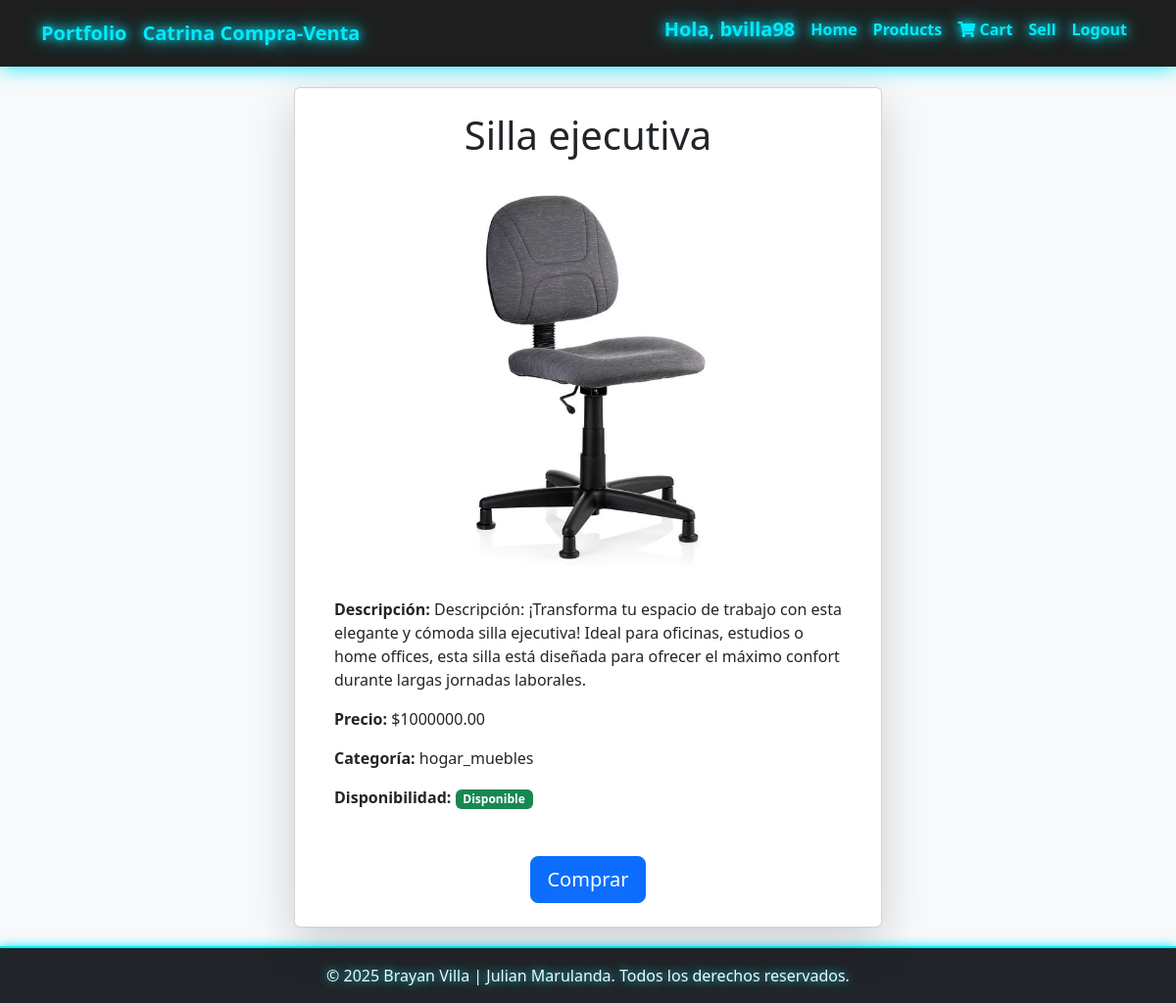
Screenshot of /catrina/buy_product/1 (signed in) with the database file from the repository.
### productos/models.py (models this page shows, shortened)
class Product(models.Model):
    name = models.CharField(max_length=255)
    description = models.TextField()
    price = models.DecimalField(max_digits=10, decimal_places=2)
    date = models.DateTimeField(auto_now_add=True)
    is_available = models.BooleanField(default=True)
    category = models.CharField(max_length=50, choices=CATEGORY_CHOICES, default='Electronica')
    image = models.ImageField(
        upload_to='products/',
        blank=True,  # Permite dejarlo vacío en la base de datos
        null=True,   # Permite valores nulos en la base de datos
        validators=[FileExtensionValidator(allowed_extensions=['jpg', 'jpeg', 'png', 'gif', 'bmp', 'webp'])])

### productos/views.py (the view)
# urls.py: path('buy_product/<int:product_id>', views.buy_product, name='buy_product'),
@login_required
def buy_product(request, product_id):
    product = get_object_or_404(Product, pk=product_id)
    context = {'product': product}
    return render(request, 'productos/buy_product.html', context)

### productos/templates/productos/buy_product.html
{% extends "productos/product_base.html" %}
{% block content %}
  <main class="container d-flex justify-content-center align-items-center vh-100" style="min-height: 80vh; margin-top: 50px; margin-button: 10px;">
    <div class="card shadow-lg p-4" style="max-width: 600px; width: 100%;">
      <div class="text-center">
        <h1 class="mb-3">{{ product.name }}</h1>
      </div>
      {% if product.image %}
        <div class="text-center mb-3">
          <img src="{{ product.image.url }}" alt="{{ product.name }}" class="img-fluid rounded" style="max-width: 100%; height: auto;" />
        </div>
      {% else %}
        <p class="text-center text-muted">
          <em>No hay imagen disponible</em>
        </p>
      {% endif %}
      <div class="card-body">
        <p>
          <strong>Descripción:</strong> {{ product.description }}
        </p>
        <p>
          <strong>Precio:</strong> ${{ product.price }}
        </p>
        <p>
          <strong>Categoría:</strong> {{ product.category }}
        </p>
        <p>
          <strong>Disponibilidad:</strong>
          {% if product.is_available %}
            <span class="badge bg-success">Disponible</span>
          {% else %}
            <span class="badge bg-danger">No disponible</span>
          {% endif %}
        </p>
      </div>
      <div class="text-center mt-3">
        {% if product.is_available %}
          <a href="{% url 'products:order_product' product.id %}" class="btn btn-primary btn-lg">Comprar</a>
        {% else %}
          <button class="btn btn-secondary btn-lg" disabled>Compra no disponible</button>
          <p class="text-danger mt-2">
            <strong>Este producto no está disponible para la compra.</strong>
          </p>
        {% endif %}
      </div>
    </div>
  </main>
{% endblock %}

### productos/templates/productos/product_base.html (shortened to what this page needs)
{% load static %}
<!DOCTYPE html>
<html lang="en">
  <head>
    <link rel="stylesheet" href="https://cdn.jsdelivr.net/npm/bootstrap@5.3.3/dist/css/bootstrap.min.css" />
    <link rel="stylesheet" href="{% static 'productos/css/main.css' %}" />
    <link href="https://cdnjs.cloudflare.com/ajax/libs/font-awesome/5.15.4/css/all.min.css" rel="stylesheet">
  </head>
  <body>
    <nav class="navbar navbar-expand-lg navbar-dark custom-navbar">
      <div class="container">
        <a class="navbar-brand neon-text" href="{% url 'portfolio' %}">Portfolio</a>
        <a class="navbar-brand neon-text" href="{% url 'products:home'%}">Catrina Compra-Venta</a>
        <div class="collapse navbar-collapse" id="navbarNav">
          <ul class="navbar-nav ms-auto mb-2 mb-lg-0">
            <li class="nav-item">
              <h5><a class="nav-link neon-text">Hola, {{ user.username }}</a></h5>
            </li>
            <li class="nav-item">
              <a href="{% url 'products:home' %}" class="nav-link neon-text">Home</a>
            </li>
            <li class="nav-item">
              <a href="{% url 'products:products' %}" class="nav-link neon-text">Products</a>
            </li>
            {% if user.is_authenticated and not user.is_staff %}
              <li class="nav-item">
                <a href="{% url 'products:total_orders'%}" class="nav-link neon-text"><i class="fas fa-shopping-cart"></i> Cart</a>
              </li>
            {% endif %}
            <li class="nav-item">
              <a class="nav-link neon-text" href="{% url 'products:sell' %}">Sell</a>
            </li>
            <li class="nav-item">
              <a href="{% url 'products:signout' %}" class="nav-link neon-text">Logout</a>
            </li>
          </ul>
        </div>
      </div>
    </nav>
    {% block content %}
    {% endblock %}
    <footer class="bg-dark text-light text-center py-3 mt-5">
      <div class="container">
        <p class="mb-0">&copy; 2025 Brayan Villa | Julian Marulanda. Todos los derechos reservados.</p>
      </div>
    </footer>
  </body>
</html>

### productos/static/productos/css/main.css (style rules this page uses)
.custom-navbar { background: rgba(18, 18, 18, 0.95); box-shadow: 0 0 20px #00eaff; padding: 10px 20px; }
.neon-text { color: #00eaff !important; text-shadow: 0 0 10px #00eaff, 0 0 20px #00eaff; font-weight: bold; transition: 0.3s ease-in-out; }
.navbar-nav .nav-link { transition: all 0.3s ease-in-out; }
footer { background: #0d1117; color: #00eaff; text-shadow: 0 0 10px #00eaff; box-shadow: 0 0 10px #00eaff; border-top: 2px solid #00eaff; }
body { background: #f8f9fa; }

### rows the page displays
Product: name "Silla ejecutiva", image (picture), description "Descripción: ¡Transforma tu espacio de trabajo con esta elegante y cómoda silla ejecutiva! Ideal para oficinas, estudios o home offices, esta silla está diseñada para ofrecer el máximo confort durante largas jornadas laborales.", price "1000000.00", category "hogar_muebles"

### other values shown
{{ user.username }} "bvilla98"
